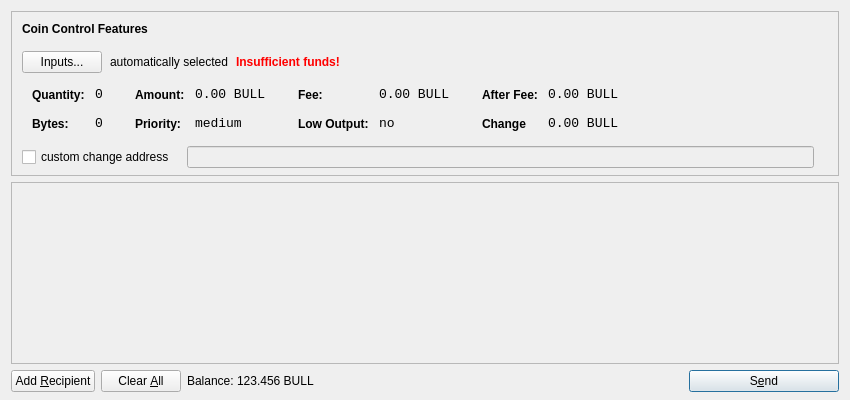
<?xml version="1.0" encoding="UTF-8"?>
<ui version="4.0">
 <class>SendCoinsDialog</class>
 <widget class="QDialog" name="SendCoinsDialog">
  <property name="geometry">
   <rect>
    <x>0</x>
    <y>0</y>
    <width>850</width>
    <height>400</height>
   </rect>
  </property>
  <property name="windowTitle">
   <string>Send Coins</string>
  </property>
  <layout class="QVBoxLayout" name="verticalLayout" stretch="0,1,0">
   <property name="bottomMargin">
    <number>8</number>
   </property>
   <item>
    <widget class="QFrame" name="frameCoinControl">
     <property name="sizePolicy">
      <sizepolicy hsizetype="Expanding" vsizetype="Expanding">
       <horstretch>0</horstretch>
       <verstretch>0</verstretch>
      </sizepolicy>
     </property>
     <property name="maximumSize">
      <size>
       <width>16777215</width>
       <height>16777215</height>
      </size>
     </property>
     <property name="frameShape">
      <enum>QFrame::StyledPanel</enum>
     </property>
     <property name="frameShadow">
      <enum>QFrame::Sunken</enum>
     </property>
     <layout class="QVBoxLayout" name="verticalLayoutCoinControl2">
      <property name="spacing">
       <number>-1</number>
      </property>
      <property name="leftMargin">
       <number>0</number>
      </property>
      <property name="topMargin">
       <number>0</number>
      </property>
      <property name="rightMargin">
       <number>0</number>
      </property>
      <property name="bottomMargin">
       <number>6</number>
      </property>
      <item>
       <layout class="QVBoxLayout" name="verticalLayoutCoinControl" stretch="0,0,0,0,1">
        <property name="spacing">
         <number>0</number>
        </property>
        <property name="leftMargin">
         <number>10</number>
        </property>
        <property name="topMargin">
         <number>10</number>
        </property>
        <item>
         <layout class="QHBoxLayout" name="horizontalLayoutCoinControl1">
          <property name="bottomMargin">
           <number>15</number>
          </property>
          <item>
           <widget class="QLabel" name="labelCoinControlFeatures">
            <property name="sizePolicy">
             <sizepolicy hsizetype="Preferred" vsizetype="Maximum">
              <horstretch>0</horstretch>
              <verstretch>0</verstretch>
             </sizepolicy>
            </property>
            <property name="font">
             <font>
              <weight>75</weight>
              <bold>true</bold>
             </font>
            </property>
            <property name="styleSheet">
             <string notr="true">font-weight:bold;</string>
            </property>
            <property name="text">
             <string>Coin Control Features</string>
            </property>
           </widget>
          </item>
         </layout>
        </item>
        <item>
         <layout class="QHBoxLayout" name="horizontalLayoutCoinControl2" stretch="0,0,0,0">
          <property name="spacing">
           <number>8</number>
          </property>
          <property name="bottomMargin">
           <number>10</number>
          </property>
          <item>
           <widget class="QPushButton" name="pushButtonCoinControl">
            <property name="styleSheet">
             <string notr="true"/>
            </property>
            <property name="text">
             <string>Inputs...</string>
            </property>
           </widget>
          </item>
          <item>
           <widget class="QLabel" name="labelCoinControlAutomaticallySelected">
            <property name="text">
             <string>automatically selected</string>
            </property>
            <property name="margin">
             <number>5</number>
            </property>
           </widget>
          </item>
          <item>
           <widget class="QLabel" name="labelCoinControlInsuffFunds">
            <property name="font">
             <font>
              <weight>75</weight>
              <bold>true</bold>
             </font>
            </property>
            <property name="styleSheet">
             <string notr="true">color:red;font-weight:bold;</string>
            </property>
            <property name="text">
             <string>Insufficient funds!</string>
            </property>
            <property name="margin">
             <number>5</number>
            </property>
           </widget>
          </item>
          <item>
           <spacer name="horizontalSpacerCoinControl">
            <property name="orientation">
             <enum>Qt::Horizontal</enum>
            </property>
            <property name="sizeHint" stdset="0">
             <size>
              <width>40</width>
              <height>1</height>
             </size>
            </property>
           </spacer>
          </item>
         </layout>
        </item>
        <item>
         <widget class="QWidget" name="widgetCoinControl" native="true">
          <property name="sizePolicy">
           <sizepolicy hsizetype="Preferred" vsizetype="Preferred">
            <horstretch>0</horstretch>
            <verstretch>0</verstretch>
           </sizepolicy>
          </property>
          <property name="minimumSize">
           <size>
            <width>0</width>
            <height>0</height>
           </size>
          </property>
          <property name="styleSheet">
           <string notr="true"/>
          </property>
          <layout class="QHBoxLayout" name="horizontalLayoutCoinControl5">
           <property name="margin">
            <number>0</number>
           </property>
           <item>
            <layout class="QHBoxLayout" name="horizontalLayoutCoinControl3" stretch="0,0,0,1">
             <property name="spacing">
              <number>20</number>
             </property>
             <property name="topMargin">
              <number>0</number>
             </property>
             <property name="bottomMargin">
              <number>10</number>
             </property>
             <item>
              <layout class="QFormLayout" name="formLayoutCoinControl1">
               <property name="horizontalSpacing">
                <number>10</number>
               </property>
               <property name="verticalSpacing">
                <number>14</number>
               </property>
               <property name="leftMargin">
                <number>10</number>
               </property>
               <property name="topMargin">
                <number>4</number>
               </property>
               <property name="rightMargin">
                <number>6</number>
               </property>
               <item row="0" column="0">
                <widget class="QLabel" name="labelCoinControlQuantityText">
                 <property name="styleSheet">
                  <string notr="true">font-weight:bold;</string>
                 </property>
                 <property name="text">
                  <string>Quantity:</string>
                 </property>
                 <property name="margin">
                  <number>0</number>
                 </property>
                </widget>
               </item>
               <item row="0" column="1">
                <widget class="QLabel" name="labelCoinControlQuantity">
                 <property name="font">
                  <font>
                   <family>Monospace</family>
                   <pointsize>10</pointsize>
                  </font>
                 </property>
                 <property name="cursor">
                  <cursorShape>IBeamCursor</cursorShape>
                 </property>
                 <property name="contextMenuPolicy">
                  <enum>Qt::ActionsContextMenu</enum>
                 </property>
                 <property name="text">
                  <string>0</string>
                 </property>
                 <property name="margin">
                  <number>0</number>
                 </property>
                 <property name="textInteractionFlags">
                  <set>Qt::LinksAccessibleByMouse|Qt::TextSelectableByKeyboard|Qt::TextSelectableByMouse</set>
                 </property>
                </widget>
               </item>
               <item row="1" column="0">
                <widget class="QLabel" name="labelCoinControlBytesText">
                 <property name="styleSheet">
                  <string notr="true">font-weight:bold;</string>
                 </property>
                 <property name="text">
                  <string>Bytes:</string>
                 </property>
                </widget>
               </item>
               <item row="1" column="1">
                <widget class="QLabel" name="labelCoinControlBytes">
                 <property name="font">
                  <font>
                   <family>Monospace</family>
                   <pointsize>10</pointsize>
                  </font>
                 </property>
                 <property name="cursor">
                  <cursorShape>IBeamCursor</cursorShape>
                 </property>
                 <property name="contextMenuPolicy">
                  <enum>Qt::ActionsContextMenu</enum>
                 </property>
                 <property name="text">
                  <string>0</string>
                 </property>
                 <property name="textInteractionFlags">
                  <set>Qt::LinksAccessibleByMouse|Qt::TextSelectableByKeyboard|Qt::TextSelectableByMouse</set>
                 </property>
                </widget>
               </item>
              </layout>
             </item>
             <item>
              <layout class="QFormLayout" name="formLayoutCoinControl2">
               <property name="horizontalSpacing">
                <number>10</number>
               </property>
               <property name="verticalSpacing">
                <number>14</number>
               </property>
               <property name="leftMargin">
                <number>6</number>
               </property>
               <property name="topMargin">
                <number>4</number>
               </property>
               <property name="rightMargin">
                <number>6</number>
               </property>
               <item row="0" column="0">
                <widget class="QLabel" name="labelCoinControlAmountText">
                 <property name="styleSheet">
                  <string notr="true">font-weight:bold;</string>
                 </property>
                 <property name="text">
                  <string>Amount:</string>
                 </property>
                 <property name="margin">
                  <number>0</number>
                 </property>
                </widget>
               </item>
               <item row="0" column="1">
                <widget class="QLabel" name="labelCoinControlAmount">
                 <property name="font">
                  <font>
                   <family>Monospace</family>
                   <pointsize>10</pointsize>
                  </font>
                 </property>
                 <property name="cursor">
                  <cursorShape>IBeamCursor</cursorShape>
                 </property>
                 <property name="contextMenuPolicy">
                  <enum>Qt::ActionsContextMenu</enum>
                 </property>
                 <property name="text">
                  <string>0.00 BULL</string>
                 </property>
                 <property name="textInteractionFlags">
                  <set>Qt::LinksAccessibleByMouse|Qt::TextSelectableByKeyboard|Qt::TextSelectableByMouse</set>
                 </property>
                </widget>
               </item>
               <item row="1" column="0">
                <widget class="QLabel" name="labelCoinControlPriorityText">
                 <property name="styleSheet">
                  <string notr="true">font-weight:bold;</string>
                 </property>
                 <property name="text">
                  <string>Priority:</string>
                 </property>
                </widget>
               </item>
               <item row="1" column="1">
                <widget class="QLabel" name="labelCoinControlPriority">
                 <property name="font">
                  <font>
                   <family>Monospace</family>
                   <pointsize>10</pointsize>
                  </font>
                 </property>
                 <property name="cursor">
                  <cursorShape>IBeamCursor</cursorShape>
                 </property>
                 <property name="contextMenuPolicy">
                  <enum>Qt::ActionsContextMenu</enum>
                 </property>
                 <property name="text">
                  <string>medium</string>
                 </property>
                 <property name="textInteractionFlags">
                  <set>Qt::LinksAccessibleByMouse|Qt::TextSelectableByKeyboard|Qt::TextSelectableByMouse</set>
                 </property>
                </widget>
               </item>
              </layout>
             </item>
             <item>
              <layout class="QFormLayout" name="formLayoutCoinControl3">
               <property name="horizontalSpacing">
                <number>10</number>
               </property>
               <property name="verticalSpacing">
                <number>14</number>
               </property>
               <property name="leftMargin">
                <number>6</number>
               </property>
               <property name="topMargin">
                <number>4</number>
               </property>
               <property name="rightMargin">
                <number>6</number>
               </property>
               <item row="0" column="0">
                <widget class="QLabel" name="labelCoinControlFeeText">
                 <property name="styleSheet">
                  <string notr="true">font-weight:bold;</string>
                 </property>
                 <property name="text">
                  <string>Fee:</string>
                 </property>
                 <property name="margin">
                  <number>0</number>
                 </property>
                </widget>
               </item>
               <item row="0" column="1">
                <widget class="QLabel" name="labelCoinControlFee">
                 <property name="font">
                  <font>
                   <family>Monospace</family>
                   <pointsize>10</pointsize>
                  </font>
                 </property>
                 <property name="cursor">
                  <cursorShape>IBeamCursor</cursorShape>
                 </property>
                 <property name="contextMenuPolicy">
                  <enum>Qt::ActionsContextMenu</enum>
                 </property>
                 <property name="text">
                  <string>0.00 BULL</string>
                 </property>
                 <property name="textInteractionFlags">
                  <set>Qt::LinksAccessibleByMouse|Qt::TextSelectableByKeyboard|Qt::TextSelectableByMouse</set>
                 </property>
                </widget>
               </item>
               <item row="1" column="0">
                <widget class="QLabel" name="labelCoinControlLowOutputText">
                 <property name="styleSheet">
                  <string notr="true">font-weight:bold;</string>
                 </property>
                 <property name="text">
                  <string>Low Output:</string>
                 </property>
                </widget>
               </item>
               <item row="1" column="1">
                <widget class="QLabel" name="labelCoinControlLowOutput">
                 <property name="font">
                  <font>
                   <family>Monospace</family>
                   <pointsize>10</pointsize>
                  </font>
                 </property>
                 <property name="cursor">
                  <cursorShape>IBeamCursor</cursorShape>
                 </property>
                 <property name="contextMenuPolicy">
                  <enum>Qt::ActionsContextMenu</enum>
                 </property>
                 <property name="text">
                  <string>no</string>
                 </property>
                 <property name="textInteractionFlags">
                  <set>Qt::LinksAccessibleByMouse|Qt::TextSelectableByKeyboard|Qt::TextSelectableByMouse</set>
                 </property>
                </widget>
               </item>
              </layout>
             </item>
             <item>
              <layout class="QFormLayout" name="formLayoutCoinControl4">
               <property name="horizontalSpacing">
                <number>10</number>
               </property>
               <property name="verticalSpacing">
                <number>14</number>
               </property>
               <property name="leftMargin">
                <number>6</number>
               </property>
               <property name="topMargin">
                <number>4</number>
               </property>
               <property name="rightMargin">
                <number>6</number>
               </property>
               <item row="0" column="0">
                <widget class="QLabel" name="labelCoinControlAfterFeeText">
                 <property name="styleSheet">
                  <string notr="true">font-weight:bold;</string>
                 </property>
                 <property name="text">
                  <string>After Fee:</string>
                 </property>
                 <property name="margin">
                  <number>0</number>
                 </property>
                </widget>
               </item>
               <item row="0" column="1">
                <widget class="QLabel" name="labelCoinControlAfterFee">
                 <property name="font">
                  <font>
                   <family>Monospace</family>
                   <pointsize>10</pointsize>
                  </font>
                 </property>
                 <property name="cursor">
                  <cursorShape>IBeamCursor</cursorShape>
                 </property>
                 <property name="contextMenuPolicy">
                  <enum>Qt::ActionsContextMenu</enum>
                 </property>
                 <property name="text">
                  <string>0.00 BULL</string>
                 </property>
                 <property name="textInteractionFlags">
                  <set>Qt::LinksAccessibleByMouse|Qt::TextSelectableByKeyboard|Qt::TextSelectableByMouse</set>
                 </property>
                </widget>
               </item>
               <item row="1" column="0">
                <widget class="QLabel" name="labelCoinControlChangeText">
                 <property name="styleSheet">
                  <string notr="true">font-weight:bold;</string>
                 </property>
                 <property name="text">
                  <string>Change</string>
                 </property>
                </widget>
               </item>
               <item row="1" column="1">
                <widget class="QLabel" name="labelCoinControlChange">
                 <property name="font">
                  <font>
                   <family>Monospace</family>
                   <pointsize>10</pointsize>
                  </font>
                 </property>
                 <property name="cursor">
                  <cursorShape>IBeamCursor</cursorShape>
                 </property>
                 <property name="contextMenuPolicy">
                  <enum>Qt::ActionsContextMenu</enum>
                 </property>
                 <property name="text">
                  <string>0.00 BULL</string>
                 </property>
                 <property name="textInteractionFlags">
                  <set>Qt::LinksAccessibleByMouse|Qt::TextSelectableByKeyboard|Qt::TextSelectableByMouse</set>
                 </property>
                </widget>
               </item>
              </layout>
             </item>
            </layout>
           </item>
          </layout>
         </widget>
        </item>
        <item>
         <layout class="QHBoxLayout" name="horizontalLayoutCoinControl4" stretch="0,0,0">
          <property name="spacing">
           <number>12</number>
          </property>
          <property name="sizeConstraint">
           <enum>QLayout::SetDefaultConstraint</enum>
          </property>
          <property name="topMargin">
           <number>5</number>
          </property>
          <property name="rightMargin">
           <number>5</number>
          </property>
          <item>
           <widget class="QCheckBox" name="checkBoxCoinControlChange">
            <property name="text">
             <string>custom change address</string>
            </property>
           </widget>
          </item>
          <item>
           <widget class="QLineEdit" name="lineEditCoinControlChange">
            <property name="enabled">
             <bool>false</bool>
            </property>
            <property name="sizePolicy">
             <sizepolicy hsizetype="Expanding" vsizetype="Fixed">
              <horstretch>0</horstretch>
              <verstretch>0</verstretch>
             </sizepolicy>
            </property>
           </widget>
          </item>
          <item>
           <widget class="QLabel" name="labelCoinControlChangeLabel">
            <property name="sizePolicy">
             <sizepolicy hsizetype="Preferred" vsizetype="Expanding">
              <horstretch>0</horstretch>
              <verstretch>0</verstretch>
             </sizepolicy>
            </property>
            <property name="minimumSize">
             <size>
              <width>0</width>
              <height>0</height>
             </size>
            </property>
            <property name="text">
             <string/>
            </property>
            <property name="margin">
             <number>3</number>
            </property>
           </widget>
          </item>
         </layout>
        </item>
        <item>
         <spacer name="verticalSpacerCoinControl">
          <property name="orientation">
           <enum>Qt::Vertical</enum>
          </property>
          <property name="sizeHint" stdset="0">
           <size>
            <width>800</width>
            <height>1</height>
           </size>
          </property>
         </spacer>
        </item>
       </layout>
      </item>
     </layout>
    </widget>
   </item>
   <item>
    <widget class="QScrollArea" name="scrollArea">
     <property name="widgetResizable">
      <bool>true</bool>
     </property>
     <widget class="QWidget" name="scrollAreaWidgetContents">
      <property name="geometry">
       <rect>
        <x>0</x>
        <y>0</y>
        <width>830</width>
        <height>165</height>
       </rect>
      </property>
      <layout class="QVBoxLayout" name="verticalLayout_2">
       <property name="margin">
        <number>0</number>
       </property>
       <item>
        <layout class="QVBoxLayout" name="entries">
         <property name="spacing">
          <number>6</number>
         </property>
        </layout>
       </item>
       <item>
        <spacer name="verticalSpacer">
         <property name="orientation">
          <enum>Qt::Vertical</enum>
         </property>
         <property name="sizeHint" stdset="0">
          <size>
           <width>20</width>
           <height>40</height>
          </size>
         </property>
        </spacer>
       </item>
      </layout>
     </widget>
    </widget>
   </item>
   <item>
    <layout class="QHBoxLayout" name="horizontalLayout">
     <item>
      <widget class="QPushButton" name="addButton">
       <property name="toolTip">
        <string>Send to multiple recipients at once</string>
       </property>
       <property name="text">
        <string>Add &amp;Recipient</string>
       </property>
       <property name="autoDefault">
        <bool>false</bool>
       </property>
      </widget>
     </item>
     <item>
      <widget class="QPushButton" name="clearButton">
       <property name="sizePolicy">
        <sizepolicy hsizetype="Minimum" vsizetype="Fixed">
         <horstretch>0</horstretch>
         <verstretch>0</verstretch>
        </sizepolicy>
       </property>
       <property name="toolTip">
        <string>Remove all transaction fields</string>
       </property>
       <property name="text">
        <string>Clear &amp;All</string>
       </property>
       <property name="autoRepeatDelay">
        <number>300</number>
       </property>
       <property name="autoDefault">
        <bool>false</bool>
       </property>
      </widget>
     </item>
     <item>
      <layout class="QHBoxLayout" name="horizontalLayout_2">
       <property name="spacing">
        <number>3</number>
       </property>
       <item>
        <widget class="QLabel" name="label">
         <property name="sizePolicy">
          <sizepolicy hsizetype="Preferred" vsizetype="Fixed">
           <horstretch>0</horstretch>
           <verstretch>0</verstretch>
          </sizepolicy>
         </property>
         <property name="text">
          <string>Balance:</string>
         </property>
        </widget>
       </item>
       <item>
        <widget class="QLabel" name="labelBalance">
         <property name="sizePolicy">
          <sizepolicy hsizetype="Preferred" vsizetype="Fixed">
           <horstretch>0</horstretch>
           <verstretch>0</verstretch>
          </sizepolicy>
         </property>
         <property name="cursor">
          <cursorShape>IBeamCursor</cursorShape>
         </property>
         <property name="text">
          <string>123.456 BULL</string>
         </property>
         <property name="textInteractionFlags">
          <set>Qt::LinksAccessibleByMouse|Qt::TextSelectableByKeyboard|Qt::TextSelectableByMouse</set>
         </property>
        </widget>
       </item>
      </layout>
     </item>
     <item>
      <spacer name="horizontalSpacer">
       <property name="orientation">
        <enum>Qt::Horizontal</enum>
       </property>
       <property name="sizeHint" stdset="0">
        <size>
         <width>40</width>
         <height>20</height>
        </size>
       </property>
      </spacer>
     </item>
     <item>
      <widget class="QPushButton" name="sendButton">
       <property name="minimumSize">
        <size>
         <width>150</width>
         <height>0</height>
        </size>
       </property>
       <property name="toolTip">
        <string>Confirm the send action</string>
       </property>
       <property name="text">
        <string>S&amp;end</string>
       </property>
       <property name="icon">
        <iconset resource="../bitcoin.qrc">
         <normaloff>:/icons/send</normaloff>:/icons/send</iconset>
       </property>
       <property name="default">
        <bool>true</bool>
       </property>
      </widget>
     </item>
    </layout>
   </item>
  </layout>
 </widget>
 <resources>
  <include location="../bitcoin.qrc"/>
 </resources>
 <connections/>
</ui>
